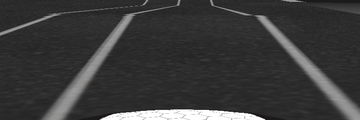
#> input picture keras_sandbox_4/data/wc/1600786767.4_0.909_2.587.png, 360 x 120 px, found by its file name; its folder holds 3 pictures in this run
$ python recolor.py
#> lines starting #> are read from the running program, lines starting #| are printed output that depends on the picture; pictures that were not available may be replaced by others from this repository, and a replacement may not be noted
from PIL.ImageDraw import ImageDraw
from PIL import Image
import os
from os import listdir


for direct in listdir('/home/dellen/Desktop/keras_sandbox_4/data/overtaking/train/'):
        direct = '/home/dellen/Desktop/keras_sandbox_4/data/' + direct + '/'
        for img in os.listdir(direct):
                print(img)
                im = Image.open(direct+img)
#> im is the input picture: PIL image 360x120 RGB; mean R, G, B 58.6, 58.3, 58.4
                draw = ImageDraw(im)
                draw.rectangle((0, 61, 150, 66), fill=(200, 0, 0))
                im.save(direct+img[:-4]+"_1.png")
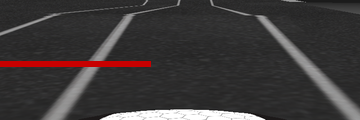
#> saved as 1600786767.4_0.909_2.587_1.png: PIL image 360x120 RGB; mean R, G, B 61.7, 57.1, 57.3
                draw.rectangle((0, 61, 150, 66), fill=(0, 200, 0))
                im.save(direct+img[:-4]+"_2.png")
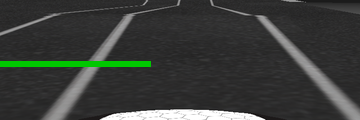
#> saved as 1600786767.4_0.909_2.587_2.png: PIL image 360x120 RGB; mean R, G, B 57.5, 61.3, 57.3
                draw.rectangle((0, 61, 150, 66), fill=(0, 0, 200))
                im.save(direct+img[:-4]+"_3.png")
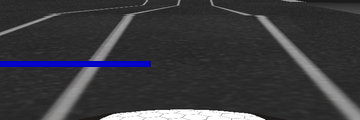
#> saved as 1600786767.4_0.909_2.587_3.png: PIL image 360x120 RGB; mean R, G, B 57.5, 57.1, 61.4

$ run again, on keras_sandbox_4/data/wd/1600786763.2_0.914_2.406.png
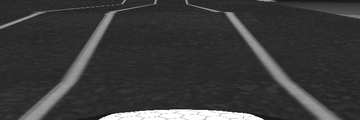
#> input picture keras_sandbox_4/data/wd/1600786763.2_0.914_2.406.png, 360 x 120 px, found by its file name
#> im is the input picture: PIL image 360x120 RGB; mean R, G, B 58.3, 57.9, 58
#> `im.save(direct+img[:-4]+"_2.png")`:
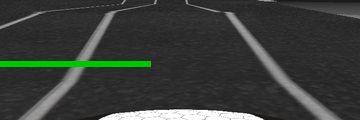
#> saved as 1600786763.2_0.914_2.406_2.png: PIL image 360x120 RGB; mean R, G, B 57.2, 61, 56.9
#> `im.save(direct+img[:-4]+"_3.png")`:
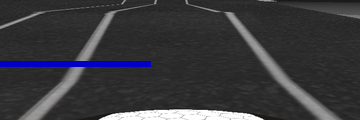
#> saved as 1600786763.2_0.914_2.406_3.png: PIL image 360x120 RGB; mean R, G, B 57.2, 56.8, 61.1

$ run again, on keras_sandbox_4/data/wd/1600786765.9_0.908_2.52.png
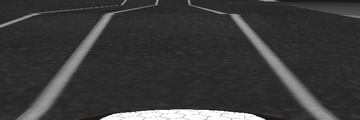
#> input picture keras_sandbox_4/data/wd/1600786765.9_0.908_2.52.png, 360 x 120 px, found by its file name
#> im is the input picture: PIL image 360x120 RGB; mean R, G, B 58.4, 58.1, 58.2
#> `im.save(direct+img[:-4]+"_2.png")`:
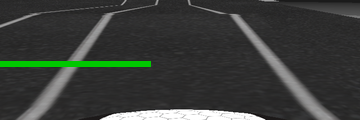
#> saved as 1600786765.9_0.908_2.52_2.png: PIL image 360x120 RGB; mean R, G, B 57.3, 61.1, 57
#> `im.save(direct+img[:-4]+"_3.png")`:
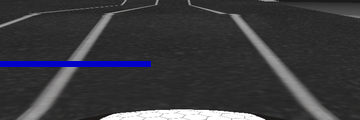
#> saved as 1600786765.9_0.908_2.52_3.png: PIL image 360x120 RGB; mean R, G, B 57.3, 56.9, 61.2

$ run again, on keras_sandbox_4/data/we/1600786750.3_0.998_2.552.png
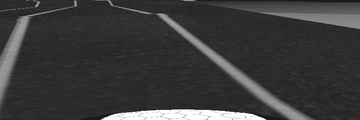
#> input picture keras_sandbox_4/data/we/1600786750.3_0.998_2.552.png, 360 x 120 px, found by its file name
#> im is the input picture: PIL image 360x120 RGB; mean R, G, B 58.9, 58.6, 58.7
#> `im.save(direct+img[:-4]+"_2.png")`:
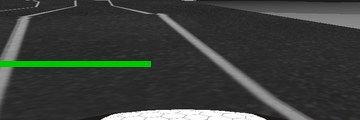
#> saved as 1600786750.3_0.998_2.552_2.png: PIL image 360x120 RGB; mean R, G, B 57.8, 61.7, 57.6
#> `im.save(direct+img[:-4]+"_3.png")`:
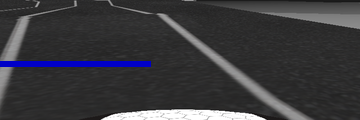
#> saved as 1600786750.3_0.998_2.552_3.png: PIL image 360x120 RGB; mean R, G, B 57.8, 57.5, 61.8
